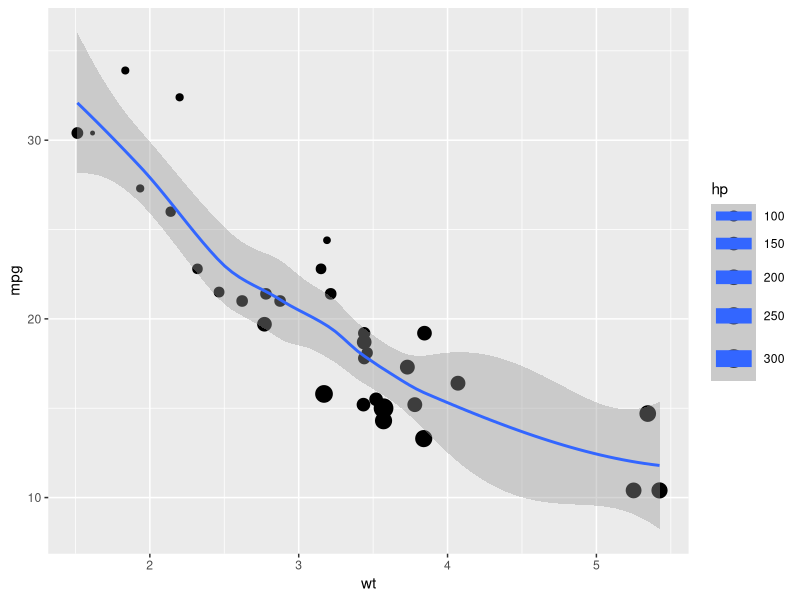
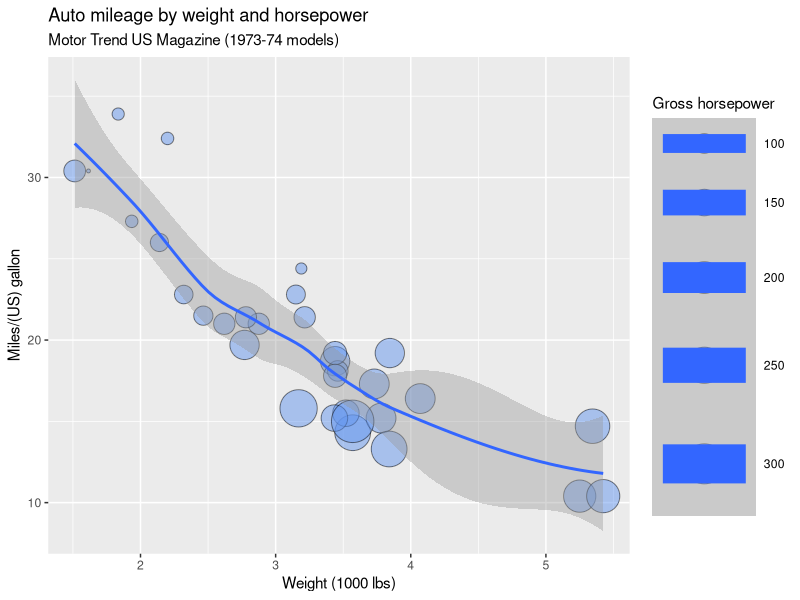

Reproduce these figures in R, in order.
# Loading library

library(ggplot2)
library(scatterplot3d)

data(mtcars)
ggplot(mtcars, aes(x = wt, y = mpg, size = hp))+geom_point()+geom_smooth()

# create a bubble plot with modifications
ggplot(mtcars,        aes(x = wt, y = mpg, size = hp)) +
  geom_point(alpha = .5,
             fill="cornflowerblue",
             color="black",
             shape=21) +
  scale_size_continuous(range = c(1, 14)) +
  labs(title = "Auto mileage by weight and horsepower",
  subtitle = "Motor Trend US Magazine (1973-74 models)",
  x = "Weight (1000 lbs)",       
  y = "Miles/(US) gallon",
  size = "Gross horsepower")+ geom_smooth()
